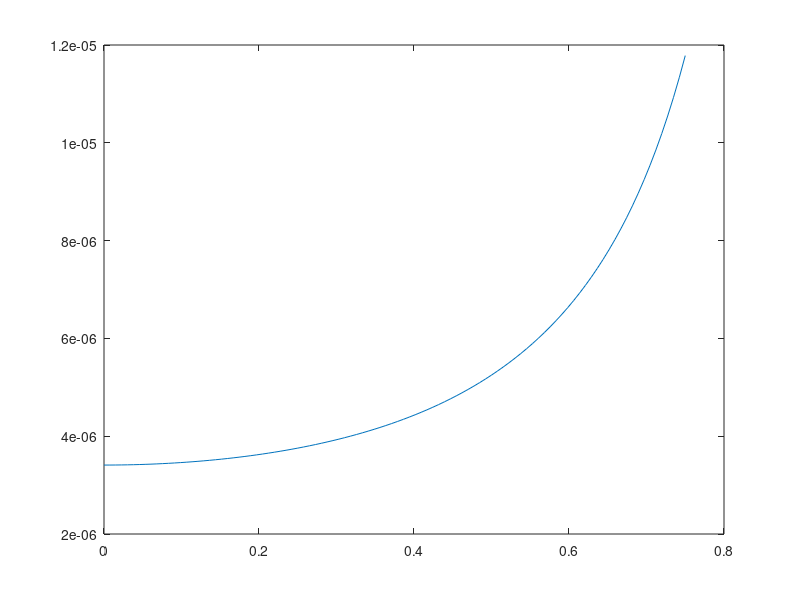

This figure's MATLAB source:
mu = 4.9028001184575496e3;
R = 1738;
J2 = 202.7e-6;
a = 8500;
e = linspace(0,0.75,100);
i = 65;

x = -3/2.*mu.*R^2.*J2./(a.^3.*(1 - e.^2).^(3/2)).*sin(i).*cos(i);
plot(e,x)
